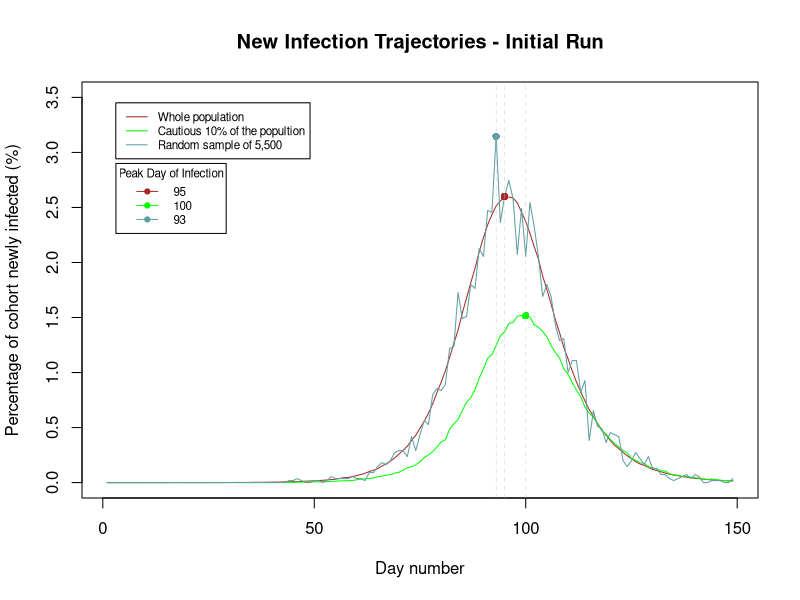

Write the R code that produced this figure. (Note: a time limit stopped this script after it produced the figure.)
## Work Group 1 - Sanika Baxi - s2159255		Ayush Oza - s2184992		Gowtham Palepu - s2113890
## https://github.com/ayushoza1/SP-Assesment2.git 

## SEIR Model

## Overview
## ********
## The SEIR model is a model to recreate the trajectory of a epidemic, in particular following the path of infections for 3 cohorts. 
## The whole population, the 'cautious' 10% of the population defined as 10% of the population with the lowest beta values and a 
## random sample of 0.1% of the population. Defining 4 states, susceptible, exposed, infected and recovered or dead on each day 
## an individual moves from susceptible state to the exposed state a function of their contact rate, the infected populations 
## contact rate and a viral infectivity parameter lamda. Each day an individual can move from being exposed to infected with 
## the disease with probability 1/3 and move from infected to recovered or dead with probability 1/5. Using the SEIR function, 
## alongside an initial run this program aims to plot the variability in these cohorts by running the model 10 separate times
## and plotting the variability of the runs. 

## SEIR model details
## ******************
## 1. Vectors are initiated whereby 'x' is defined as the storage vector for the whole population each element can either be 
##    0 = Susceptible ## 1 = Exposed ## 2 = Infected ## 3 = Recovered/Dead 
## 2. Vectors are initiated whereby 'S', 'E', 'I', 'R' are vectors showing how many people are in each state each day
## 3. Beta's are assigned to each individual (using rnorm) and stored in 'beta' the bottom 10% is identified and stored
## 4. A random sample of 0.1% is also taken from the population for use later (using sample)
## 5. Model starts by using uniform random deviates (runif) to move people from state E -> I and E -> R
## 5. A person, i,  in state S are assigned a probability of moving to state E by sum_infectious * lamda * beta(i) and 
##    moved to state S based on random deviates (runif)
## 6. Three count vectors are set up, new_infections, new_infections_percentile, new_infections_sample and the number of people 
##    moving from E -> I in each group is recorded for that data
## 7. Model runs for 150 days
## 8. Plots are created using plot, lines, mtext, ablines and legend functions to plot the trajectory of all three samples

seir <- function(n=5500000, ne=10, nt=150) {
  
  ## SEIR stochastic simulation model
  ## n = population size; ne = initially exposed; nt = number of days
  ## Sum of betas of individual in infected state * beta of susceptible individual * lamda is prob S -> E
  ## 1/3 prob of moving E -> I
  ## 1/5 prob of moving I -> S with the assumption this can happen after 1 day
  ## 0 = Susceptible ## 1 = Exposed ## 2 = Infected ## 3 = Recovered/Dead 
  
  lamda <- 0.4/n ## Assuming overall viral infectivity parameter
  x <- rep(0, n) ## Initializing the vector for persons in susceptible state
  beta <- rlnorm(n, 0, 0.5); beta <-beta/mean(beta) ## Assuming probability distribution for transmission rate
  x[1:ne] <- 1 ## Assuming some exposed state persons
  
  ## Initializing new daily infections, the cautious 10% with lowest transmission rate values and the 0.1% random sample of the population
  
  new_infections <- new_infections_percentile <- new_infections_sample <- rep(0, nt-1)

  bottomquantile <- quantile( beta, 0.1 ) ## Beta values in lowest 10%
  low_beta = beta < bottomquantile ## low_beta refers to the 10% cautious persons
  samplepopn <- rep(0, n) ; samplepopn[sample(1:n, n*0.001)] <- 1 ## Indicator vector identifying 0.1% random sample from the population
  
  ## The infection model
  
  for (i in 2:nt) { ## Looping over days
    
    
    prob_exp = sum(beta[x == 2]) * lamda * beta	## Calculating the probability of getting infected after being exposed 
    u <-runif(n) ## Generating a uniform random deviates vector for model
    
    xu <- (x == 0 & u < prob_exp)	## Calculating vector xu to store persons after being exposed to infection
    x1 <- which(x == 1)
    x2 <- which(x == 2)
    
    new_infections[i-1] <- sum(xu) 	## New people in infectious state for day i
    new_infections_percentile[i-1] <- sum(xu & low_beta) ## Bottom 10% new people in infectious state for day i
    new_infections_sample[i-1] <- sum(xu & samplepopn == 1) ## Sampled new people in infectious state for day i
    
    x[x2][u[x2] < (1/5)] <- 3 ## Persons changing states from I -> R with prob 1/5
    x[x1][u[x1] < (1/3)] <- 2 ## Persons changing states from E -> I with prob 1/3 as calculated for xu vector
    x[xu] <- 1  ## Persons changing states from S -> E after probability of being exposed
    
  }
  
  ## Returning  list of all required persons/data - new infections per day, infections for the cautious 10% of population and 0.1% random sample from population
  
  return(list(new_infections = new_infections, new_infections_percentile = new_infections_percentile, new_infections_sample = new_infections_sample))
} ## End of SEIR model

## Plotting graphs for the initial model

exec <- seir()

## Normalizing the scales of infections of various cases onto a common scale

xx <- exec$new_infections * 100/5500000
yy <- exec$new_infections_percentile * 100/550000
zz <- exec$new_infections_sample * 100/5500
day <- c(1:149)

## Calculating maximum values (number of days) for each infection peak case

maxxx <- which.max(xx) ## infection peak of whole population
maxyy <- which.max(yy) ## infection peak of cautious 10% population
maxzz <- which.max(zz) ## infection peak of random sample 0.1% population

## Plotting various cases on a common scale after normalization

plot(day, xx, pch = 19, cex = 0.5, main = "New Infection Trajectories - Initial Run" , xlab = "Day number", ylab = "Percentage of cohort newly infected (%)", type = 'l', col = 'brown', ylim = c(0,3.5))
lines(yy, col = 'green')
lines(zz, col = 'cadetblue')

## Creating a legend for the plot representing the color of each line and corresponding case of the model

legend("topleft", inset = 0.05, legend = c("Whole population", "Cautious 10% of the popultion", "Random sample of 5,500"), col = c("brown", "green", "cadetblue"), lty = 1:1, cex = 0.7)

## Creating a line to highlight the day at which each case peaks in the model

points(maxxx, max(xx), col = "brown", pch = 16) ; points(maxyy, max(yy), col = "green", pch = 16) ; points(maxzz, max(zz), col = "cadetblue", pch = 16)
abline(v = c(maxxx, maxyy, maxzz) , lty=c(2, 2, 2), lwd=c(0.4, 0.4, 0.4), col=c("grey", "grey"))
legend(3.1, 2.9, legend = c(maxxx, maxyy, maxzz), title = "Peak Day of Infection", col = c("brown", "green", "cadetblue"), lty = 1, pt.bg = c("brown", "green", "cadetblue"), x.intersp = 1.5, text.width =  7, pch = 21, cex = 0.7)

## 10 sample runs - Overview
## *************************
## Plotting graphs replicating 10 model simulations to represent the variability of the infections in each of the three cohorts. Trajectory
## of the pandemic is plotted for each sample run alongside a strip chart and box plot. The box plot shows the variability in pandemic peak for the 10 runs,
## however, it ignores the pairwise variability or day on day changes in infection peaks. The line plot shows the infection peak in each of the 10 simulations
## The first strip chart shows the day on day variability by standardizing the infection peak movement from one sample run to the next to 10 days movement and 
## showing the corresponding movement in the other cohorts peak. While the second strip chart shows the change in cohorts infection peak from run to run compared
## to the change in infection peak for the whole population.

v1 <- v2 <- v3 <- rep(0, 10)  ## initialize vector to store day of infection peak for each cohort for each sample run
d1 <- d2 <- d3 <- rep(0, 9)  ## initialize vector to store the difference in the infection peak between each run
sd1 <- sd2 <- sd3 <- rep(10, 9)  ## initialize vector to store the standardized difference in the infection peak between each run corresponding to 10 day movement for whole population
dd2 <- dd3 <- rep(0, 9)  ## initialize vector to store the  difference in the infection peak movement compared to the whole populations infection peak movement 

## Looping over to run the model for 10 times with parallel normalization and finding maximum day at which infection peaks of each cohort

for (i in 1:10) {
  run <- seir()
  
  xx <- run$new_infections * 100/5500000
  yy <- run$new_infections_percentile * 100/550000
  zz <- run$new_infections_sample * 100/5500
  
  v1[i] <- which.max(run$new_infections * 100/5500000)
  v2[i] <- which.max(run$new_infections_percentile * 100/550000)
  v3[i] <- which.max(run$new_infections_sample * 100/550)
}

## Calculating the change in the infection peak for each cohort from sample run to the next

for (i in 1:9) { ## Loop over each day to the next
  
  ## If the change in infection peak of whole popn between 2 sample runs is 0 assume 1 day change in infection peak for standardization purposes
  
  if (v1[i+1] == v1[i]) { 
    d1[i] <- 1
  } else {
    d1[i] <- v1[i+1] - v1[i] ## Storage of change in infection peak between two runs
  }
  
  d2[i] <- v2[i+1] - v2[i] ## Storage of change in infection peak for cautious 10% of population
  d3[i] <- v3[i+1] - v3[i] ## Storage of change in infection peak for sample 0.1% of population
  
  }

sd2 <- (d2/d1)*10 ## Standardizing the movement in cautious 10% infection peak  corresponding to a 10 day movement in infection peak for the whole population
sd3 <- (d3/d1)*10 ## Standardizing the movement in random 0.1% infection peak  corresponding to a 10 day movement in infection peak for the whole population

dd2 <- d2 - d1 # Difference between move in infection people for whole population compared to cautious 10% population
dd3 <- d3 - d1 # Difference between move in infection people for whole population compared to random 0.1% population

## Line chart representing the infection peak for each of the 10 sample runs

plot(c(1:10), v1 , pch = 19, cex = 1, main = "Infection peak for sample runs", xlab = "Run Number", ylab = "Infection peak (Day)", type = 'o', col = 'brown', ylim = c(80,105))
lines(v2, col = 'green', pch = 19, type = 'o')
lines(v3, col = 'cadetblue', pch = 19, type = 'o')
legend("topleft", inset = 0.05, legend = c("Whole population", "Cautious 10% of the popultion", "Random sample of 5,500"), col = c("brown", "green", "cadetblue"), lty = 1:1, cex = 0.5)

## Box plot representing the peak values for 10 runs for each of the 3 cases/cohorts

boxplot(v1, v2, v3, main = "Boxplot & Whistlers for the infection peak of 3 cohorts", horizontal = TRUE, col = c("brown","green", "cadetblue"), names = c("Whole population", "Cautious 10%", "Random sample"), at = c(1, 6, 11))

## Strip chart representing the movement in infection peaks corresponding to a 10 day move in the infection peak of whole population

datapeakstd <- list("Whole population" = sd1, "Cautious 10%" = sd2, "Random sample" = sd3) ##list of standardized movements in infection peak for three cohorts

stripchart(datapeakstd, main = "Cohort's Infection peak movement Vs \nStandardized 10 day move in population peak ", xlab = "Movement in infection peak (days)", ylab = "Cohort", method = "jitter", col = c("brown","green", "cadetblue"), pch = 16)

## Strip chart representing the movement in infection peaks compared to the move in the infection peak of whole population from sample run to sample run

datapeak <- list("Cautious 10%"= dd2, "Random sample" = dd3) ##list of standardized movements in infection peak for three cohorts

stripchart(datapeak, main = "Cohort's Infection peak movement Vs \nmove in population peak ", xlab = "Move in infection peak from run to run compared\n to the infection peak movement in whole population (days)", ylab = "Cohort", method = "jitter", col = c("brown","green", "cadetblue"), pch = 16)


## Conclusion
## The graphs plotted show that infection trajectories simulated using the ZOE data app will have a later peak compared to simulation of the whole population given they are cautious 
## (later peaks on line graphs). Infection trajectories using the ZOE app are likely to show lower variability from run to run regarding the infection peak compared to the REACT-2
## trajectories (given the cluster of points around 10 days for cautious 10% on the strip chart compared to the random sample). However, the ZOE app data's simulated movement in infection
## peak will still show variability of +/-2/3 days compared to a simulated model of the whole population (last strip chart and line graph).
